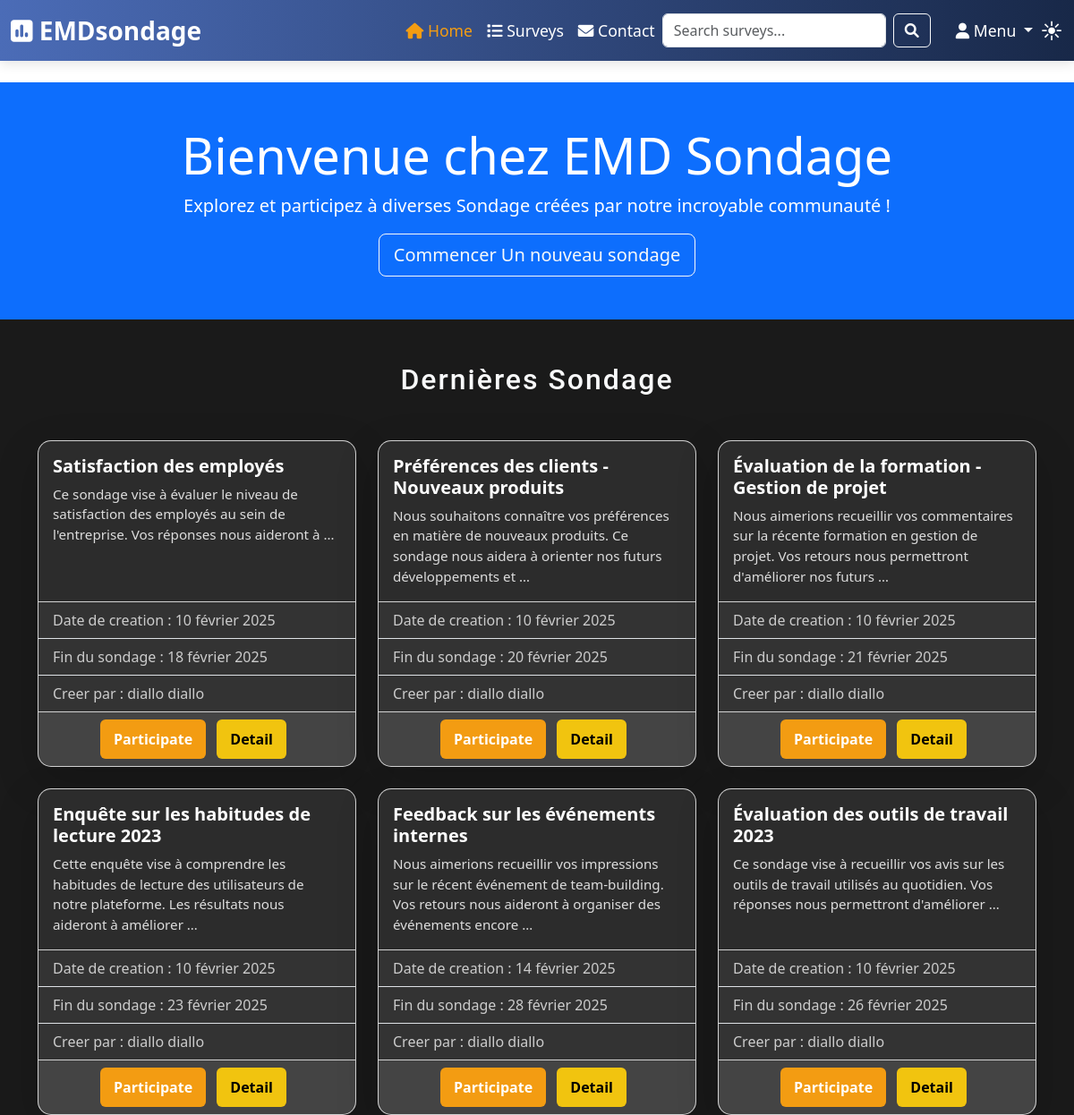
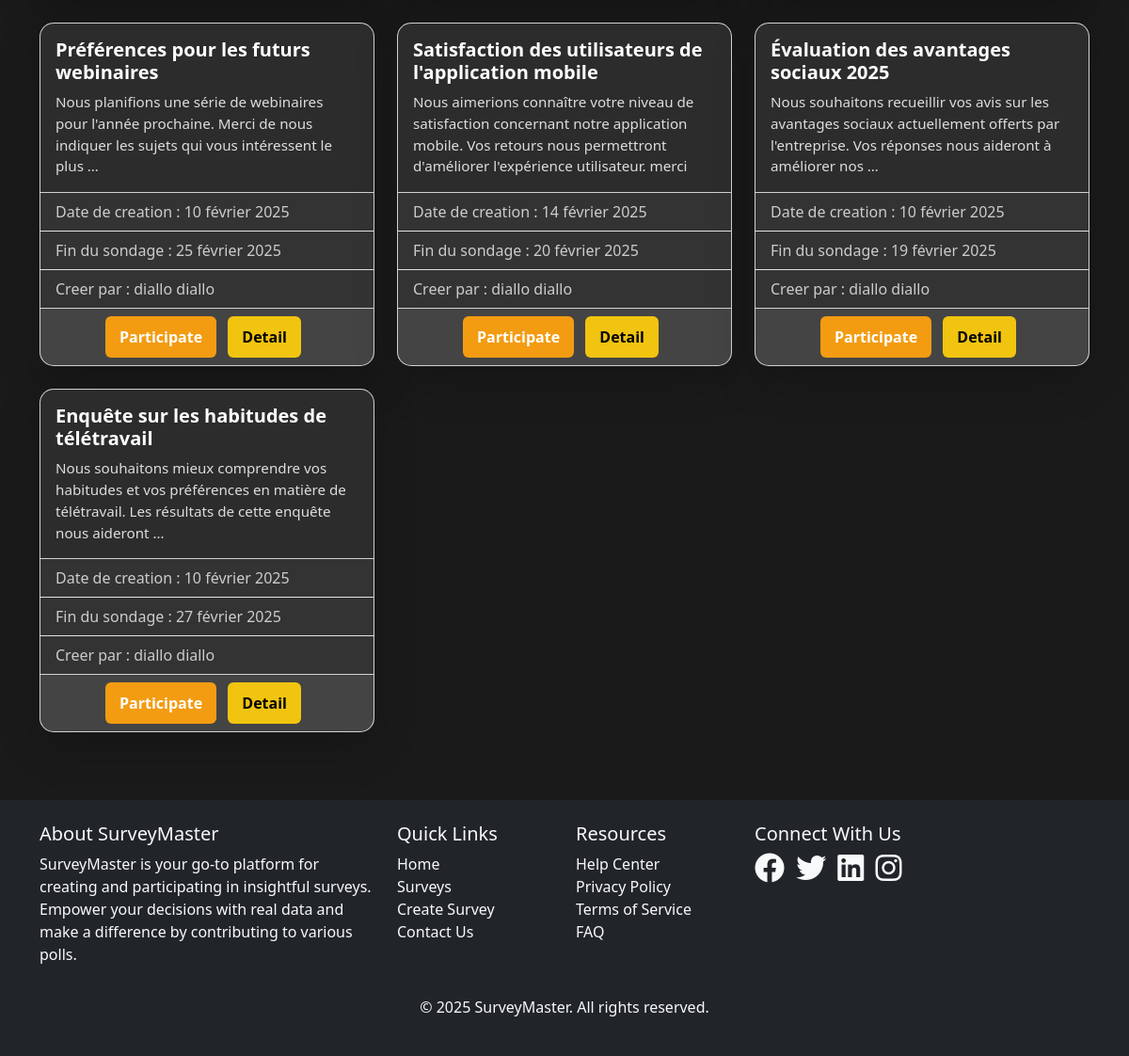
The page / on the database its author committed (2 pictures, top to bottom).
### survey/models.py (models this page shows, shortened)
class Survey(models.Model):
    title = models.CharField(max_length=255)
    description = models.TextField()
    start_date = models.DateField()
    end_date = models.DateField()
    creator = models.ForeignKey(User, on_delete=models.CASCADE, related_name='surveys')

### users/models.py (models this page shows)
class User(AbstractBaseUser, PermissionsMixin):
    email = models.EmailField(unique=True)
    first_name = models.CharField(max_length=30)
    last_name = models.CharField(max_length=30)
    is_active = models.BooleanField(default=False)
    is_staff = models.BooleanField(default=False)
    is_superuser = models.BooleanField(default=False)
    date_joined = models.DateTimeField(default=timezone.now)
    username = None
    objects = UserManager()
    USERNAME_FIELD = 'email'
    EMAIL_FIELD = 'email'
    REQUIRED_FIELDS = ['first_name', 'last_name', 'password']

### survey/views.py (the view)
# urls.py: path("", ListView.as_view(), name="liste"),
class ListView(ListView):
    model = Survey
    template_name = "survey/liste.html"
    context_object_name = "surveys"

### survey/templates/survey/liste.html (shortened to what this page needs)
{% extends "survey/base.html" %}
{% block nav %}
{% include "survey/nav.html" %}
{% endblock nav %}
{% block hero %}
<section class="py-5 text-center bg-primary text-white">
    <div class="container">
        <h1 class="display-4">Bienvenue chez EMD Sondage</h1>
        <p class="lead">Explorez et participez à diverses Sondage créées par notre incroyable communauté !</p>
        <a href="{% url "create_survey" %}" class="btn btn-outline-light btn-lg">Commencer Un nouveau sondage</a>
    </div>
</section>
{% endblock hero %}
{% block content %}
<section class="py-5" style="background-color: #1a1a1a;">
    <div class="container">
        <h2 class="text-center mb-5 text-light">Dernières Sondage</h2>
        <div class="row">
            {% for survey in surveys %}
            <div class="col-md-6 col-lg-4 mb-4">
                <div class="card h-100 shadow-lg" style="border-radius: 15px; overflow: hidden;">
                    <div class="card-body" style="background-color: #2c2c2c; color: white;">
                        <h5 class="card-title">{{ survey.title }}</h5>
                        <p class="card-text">{{ survey.description|truncatewords:20 }}</p>
                    </div>
                    <ul class="list-group list-group-flush">
                        <li class="list-group-item" style="background-color: #333; color: #ccc;">Date de creation : {{ survey.start_date }}</li>
                        <li class="list-group-item" style="background-color: #333; color: #ccc;">Fin du sondage : {{ survey.end_date }}</li>
                        <li class="list-group-item" style="background-color: #333; color: #ccc;">Creer par : {{ survey.creator.first_name }} {{ survey.creator.last_name }}</li>
                    </ul>
                    <div class="card-footer text-center" style="background-color: #444;">
                        <a href="{% url "survey_respond" survey.id %}" class="btn btn-primary" style="background-color: #f39c12; border: none;">Participate</a>
                        <a href="{% url "survey_detail" survey.id %}" class="btn btn-warning mx-2">Detail</a>
                    </div>
                </div>
            </div>
            {% endfor %}
        </div>
    </div>
</section>
{% endblock content %}
{% block footer %}
{% include "survey/footer.html" %}
{% endblock footer %}

### survey/templates/survey/base.html (shortened to what this page needs)
<!DOCTYPE html>
<html lang="fr">
<head>
</head>
<body>
{% block nav %}{% endblock nav %}
{% block hero %}{% endblock hero %}
{% block content %} {% endblock content %}
{% block footer %}{% endblock footer %}
</body>
</html>

### survey/templates/survey/nav.html (shortened to what this page needs)
<!DOCTYPE html>
<html lang="en">
<head>
    <link href="https://cdn.jsdelivr.net/npm/bootstrap@5.3.0/dist/css/bootstrap.min.css" rel="stylesheet">
    <link rel="stylesheet" href="https://cdnjs.cloudflare.com/ajax/libs/font-awesome/6.0.0-beta3/css/all.min.css">
</head>
<body>
    <nav class="navbar navbar-expand-lg navbar-custom">
        <div class="container-fluid">
            <a class="navbar-brand" href="{% url "liste" %}"><i class="fas fa-poll"></i> EMDsondage</a>
            <div class="collapse navbar-collapse" id="navbarNav">
                <ul class="navbar-nav ms-auto align-items-center">
                    <li class="nav-item active">
                        <a class="nav-link" aria-current="page" href="#"><i class="fas fa-home"></i> Home</a>
                    </li>
                    <li class="nav-item">
                        <a class="nav-link" href="#"><i class="fas fa-list"></i> Surveys</a>
                    </li>
                    <li class="nav-item">
                        <a class="nav-link" href="#"><i class="fas fa-envelope"></i> Contact</a>
                    </li>
                    <li class="nav-item">
                        <form class="d-flex search-bar">
                            <input class="form-control me-2" type="search" placeholder="Search surveys..." aria-label="Search">
                            <button class="btn btn-outline-light" type="submit"><i class="fas fa-search"></i></button>
                        </form>
                    </li>
                    <li class="nav-item dropdown">
                        <a class="nav-link dropdown-toggle" href="#" id="navbarDropdown" role="button" data-bs-toggle="dropdown" aria-expanded="false">
                            <i class="fas fa-user"></i> Menu
                        </a>
                    </li>
                    <li class="nav-item">
                        <span class="mode-toggle" id="modeToggle" title="Toggle Dark Mode">&#9728;</span>
                    </li>
                </ul>
            </div>
        </div>
    </nav>
    <script src="https://cdn.jsdelivr.net/npm/bootstrap@5.3.0/dist/js/bootstrap.bundle.min.js"></script><br>
</body>
</html>

### survey/templates/survey/footer.html (shortened to what this page needs)
 {% load static %}
<footer class="bg-dark text-light py-4">
    <div class="container">
        <div class="row">
            <div class="col-md-4">
                <h5>About SurveyMaster</h5>
                <p>
                    SurveyMaster is your go-to platform for creating and participating in insightful surveys.
                    Empower your decisions with real data and make a difference by contributing to various polls.
                </p>
            </div>
            <div class="col-md-2">
                <h5>Quick Links</h5>
                <ul class="list-unstyled">
                    <li><a href="#" class="text-light">Home</a></li>
                    <li><a href="#" class="text-light">Surveys</a></li>
                    <li><a href="#" class="text-light">Create Survey</a></li>
                    <li><a href="#" class="text-light">Contact Us</a></li>
                </ul>
            </div>
            <div class="col-md-2">
                <h5>Resources</h5>
                <ul class="list-unstyled">
                    <li><a href="#" class="text-light">Help Center</a></li>
                    <li><a href="#" class="text-light">Privacy Policy</a></li>
                    <li><a href="#" class="text-light">Terms of Service</a></li>
                    <li><a href="#" class="text-light">FAQ</a></li>
                </ul>
            </div>
            <div class="col-md-4">
                <h5>Connect With Us</h5>
                <ul class="list-inline">
                    <li class="list-inline-item">
                        <a href="#" class="text-light">
                            <i class="fab fa-facebook fa-2x"></i>
                        </a>
                    </li>
                    <li class="list-inline-item">
                        <a href="#" class="text-light">
                            <i class="fab fa-twitter fa-2x"></i>
                        </a>
                    </li>
                    <li class="list-inline-item">
                        <a href="#" class="text-light">
                            <i class="fab fa-linkedin fa-2x"></i>
                        </a>
                    </li>
                    <li class="list-inline-item">
                        <a href="#" class="text-light">
                            <i class="fab fa-instagram fa-2x"></i>
                        </a>
                    </li>
                </ul>
            </div>
        </div>
        <div class="row mt-3">
            <div class="col text-center">
                <p>&copy; 2025 SurveyMaster. All rights reserved.</p>
            </div>
        </div>
    </div>
</footer>

### survey/templates/survey/nav.html (style rules this page uses)
.navbar-custom { background: linear-gradient(90deg, #4b6cb7, #182848); box-shadow: 0 4px 12px rgba(0, 0, 0, 0.1); transition: background 0.3s ease; }
.navbar-brand { font-size: 1.75rem; font-weight: bold; color: #fff; transition: color 0.3s ease; }
.nav-link { color: #fff !important; font-size: 1.1rem; transition: color 0.3s ease; }
.nav-item.active .nav-link { color: #f39c12 !important; }
.search-bar { max-width: 300px; margin-right: 20px; }
.mode-toggle { color: #fff; font-size: 1.5rem; cursor: pointer; transition: color 0.3s ease; }

### survey/templates/survey/liste.html (style rules this page uses)
h2 { font-family: 'Roboto', sans-serif; letter-spacing: 2px; }
.card-title { font-weight: bold; font-size: 1.25rem; }
.card-text { font-size: 0.95rem; color: #ddd; }
.card-footer .btn { padding: 10px 15px; font-weight: 600; }
.btn-warning { background-color: #f1c40f; border: none; }

### survey/templates/survey/footer.html (style rules this page uses)
footer { background-color: #182848; color: #fff; }
footer a { text-decoration: none; color: #fff; }

### rows shown on the page
Survey: title "Satisfaction des employés", description "Ce sondage vise à évaluer le niveau de satisfaction des employés au sein de l'entreprise. Vos réponses nous aideront à …", start_date "10 février 2025", end_date "18 février 2025", creator.first_name "diallo", creator.last_name "diallo"
Survey: title "Préférences des clients - Nouveaux produits", description "Nous souhaitons connaître vos préférences en matière de nouveaux produits. Ce sondage nous aidera à orienter nos futurs développements et …", start_date "10 février 2025", end_date "20 février 2025", creator.first_name "diallo", creator.last_name "diallo"
Survey: title "Évaluation de la formation - Gestion de projet", description "Nous aimerions recueillir vos commentaires sur la récente formation en gestion de projet. Vos retours nous permettront d'améliorer nos futurs …", start_date "10 février 2025", end_date "21 février 2025", creator.first_name "diallo", creator.last_name "diallo"
Survey: title "Enquête sur les habitudes de lecture 2023", description "Cette enquête vise à comprendre les habitudes de lecture des utilisateurs de notre plateforme. Les résultats nous aideront à améliorer …", start_date "10 février 2025", end_date "23 février 2025", creator.first_name "diallo", creator.last_name "diallo"
Survey: title "Feedback sur les événements internes", description "Nous aimerions recueillir vos impressions sur le récent événement de team-building. Vos retours nous aideront à organiser des événements encore …", start_date "14 février 2025", end_date "28 février 2025", creator.first_name "diallo", creator.last_name "diallo"
Survey: title "Évaluation des outils de travail 2023", description "Ce sondage vise à recueillir vos avis sur les outils de travail utilisés au quotidien. Vos réponses nous permettront d'améliorer …", start_date "10 février 2025", end_date "26 février 2025", creator.first_name "diallo", creator.last_name "diallo"
Survey: title "Préférences pour les futurs webinaires", description "Nous planifions une série de webinaires pour l'année prochaine. Merci de nous indiquer les sujets qui vous intéressent le plus …", start_date "10 février 2025", end_date "25 février 2025", creator.first_name "diallo", creator.last_name "diallo"
Survey: title "Satisfaction des utilisateurs de l'application mobile", description "Nous aimerions connaître votre niveau de satisfaction concernant notre application mobile. Vos retours nous permettront d'améliorer l'expérience utilisateur. merci", start_date "14 février 2025", end_date "20 février 2025", creator.first_name "diallo", creator.last_name "diallo"
Survey: title "Évaluation des avantages sociaux 2025", description "Nous souhaitons recueillir vos avis sur les avantages sociaux actuellement offerts par l'entreprise. Vos réponses nous aideront à améliorer nos …", start_date "10 février 2025", end_date "19 février 2025", creator.first_name "diallo", creator.last_name "diallo"
Survey: title "Enquête sur les habitudes de télétravail", description "Nous souhaitons mieux comprendre vos habitudes et vos préférences en matière de télétravail. Les résultats de cette enquête nous aideront …", start_date "10 février 2025", end_date "27 février 2025", creator.first_name "diallo", creator.last_name "diallo"
